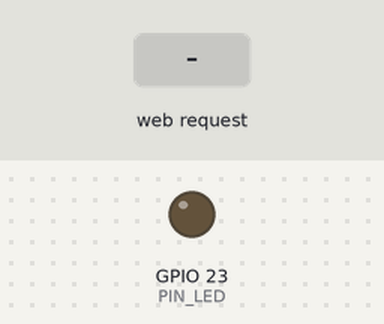
Bench run of a sketch on a simulated ESP32. Shown: output pins drawn as LEDs (lit = HIGH). Inputs (shaded band) come from the test bench. WiFi joins after 1.5 s; servers stay silent unless stated; what the sketch prints to the serial monitor is not drawn.

Above: at 2.7 s.
2.8 s: HTTP request GET /on received
At 3.6 s:
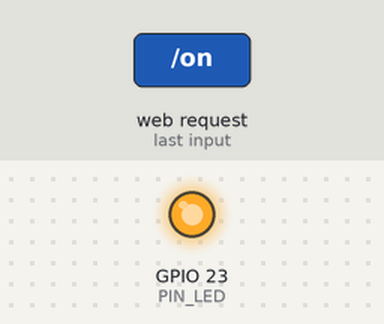
4.3 s: HTTP request GET /off received
At 4.7 s:
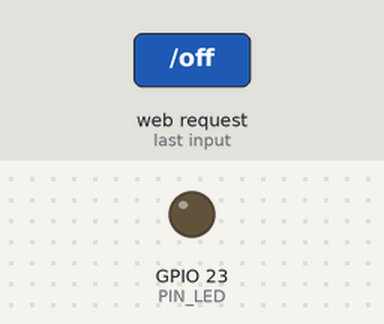
Timing chart, 0 to 7.3 s (numbered marks = the images above; inputs shaded):
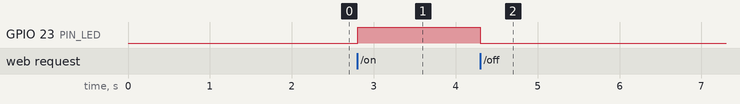

The sketch:

sketch.ino
```cpp
#include <WiFi.h>

WiFiServer server(80);

const char* ssid = "ALTOHARD-POLL";
const char* password = "XXXXXXX";

String header;  // Variable para guardar el HTTP request
const int PIN_LED = 23;

//------------------------CODIGO HTML------------------------------
String pagina = F("<!DOCTYPE html>"
                "<html>"
                "<head>"
                "<meta charset='utf-8' />"
                "<title>Servidor Web ESP32</title>"
                "</head>"
                "<body>"
                "<center>"
                "<h1>Servidor Web ESP32</h1>"
                "<p><a href='/on'><button style='height:50px;width:100px;color:green'>ON</button></a></p>"
                "<p><a href='/off'><button style='height:50px;width:100px;color:red'>OFF</button></a></p>"
                "</center>"
                "</body>"
                "</html>");


void setup() {
  Serial.begin(9600);
  Serial.println("");

  pinMode(PIN_LED, OUTPUT);
  digitalWrite(PIN_LED, LOW);

  // Conexión WIFI
  WiFi.begin(ssid, password);
  //Cuenta hasta 50 si no se puede conectar lo cancela
  while (WiFi.status() != WL_CONNECTED) {
    delay(500);
    Serial.print(".");
  }
  Serial.println("");
  Serial.println("WiFi conectado");
  Serial.println(WiFi.localIP());
  server.begin();  // iniciamos el servidor
}

void loop() {
  WiFiClient client = server.available();  // Escucha a los clientes entrantes

  if (client) {                     // Si se conecta un nuevo cliente
    String currentLine = "";        //

    while (client.connected()) {    // loop mientras el cliente está conectado
      if (client.available()) {     // si hay bytes para leer desde el cliente
        char c = client.read();     // lee un byte
        header += c;
        if (c == '\n') {  // si el byte es un caracter de salto de linea
          if (currentLine.length() == 0) {
            client.println("HTTP/1.1 200 OK");
            client.println("Content-type:text/html");
            client.println("Connection: close");
            client.println();

            // enciende y apaga el GPIO
            if (header.indexOf("GET /on") >= 0) {
              digitalWrite(PIN_LED, HIGH);
            } else if (header.indexOf("GET /off") >= 0) {
              digitalWrite(PIN_LED, LOW);
            }

            // Muestra la página web
            client.println(pagina);
           // la respuesta HTTP temina con una linea en blanco
            client.println();
            break;
          } else {  // si tenemos una nueva linea limpiamos currentLine
            currentLine = "";
          }
        } else if (c != '\r') {  // si C es distinto al caracter de retorno de carro
          currentLine += c;      // lo agrega al final de currentLine
        }
      }
    }
    // Limpiamos la variable header
    header = "";
    // Cerramos la conexión
    client.stop();

  }
}
```

Measured:
- after the input at 2.8 s, GPIO 23 (PIN_LED): LOW → HIGH at once
- after the input at 4.3 s, GPIO 23 (PIN_LED): HIGH → LOW at once
